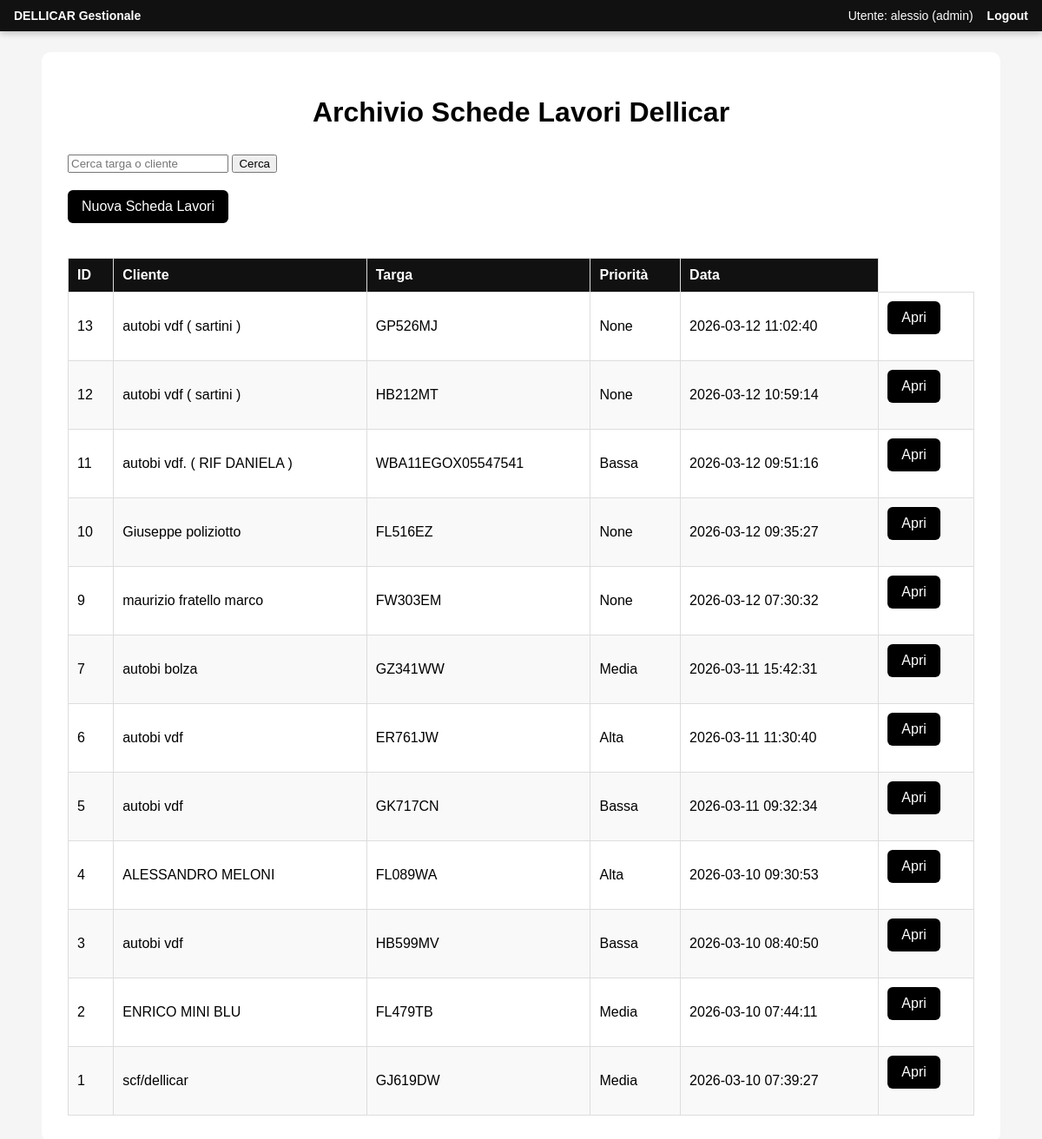
The page /schede-lavori (signed in) on the database its author committed.
### tables this page shows
CREATE TABLE work_orders (
    id INTEGER PRIMARY KEY AUTOINCREMENT,
    client_name TEXT,
    phone TEXT,
    email TEXT,
    plate TEXT,
    make TEXT,
    model TEXT,
    vin TEXT,
    color TEXT,
    km TEXT,
    insurance TEXT,
    claim_number TEXT,
    claim_date TEXT,
    work_description TEXT,
    priority TEXT,
    photos_required INTEGER,
    notes TEXT,
    created_at TIMESTAMP DEFAULT CURRENT_TIMESTAMP
, marca TEXT, modello TEXT, colore TEXT, numero_pratica INTEGER, work_status TEXT DEFAULT 'Accettata', status_date TEXT);

### app.py (the view)
@app.route("/schede-lavori")
@role_required("admin","segretaria","officina")
def archivio_schede_lavori():
    db = get_db()
    search = request.args.get("search")
    if search:
        work_orders = db.execute("""
            SELECT id, client_name, plate, priority, created_at
            FROM work_orders
            WHERE plate LIKE ? OR client_name LIKE ?
            ORDER BY id DESC
         """, (f"%{search}%", f"%{search}%")).fetchall()
    else:
        work_orders = db.execute("""
            SELECT id, client_name, plate, priority, created_at
            FROM work_orders
            ORDER BY id DESC
        """).fetchall()
    return render_template("work_orders.html", work_orders=work_orders)

### app.py (called while the page is built)
def role_required(*roles):
    def decorator(f):
        @wraps(f)
        def wrapped(*args, **kwargs):
            if not session.get("logged"):
                return redirect("/login")
            if session.get("role") not in roles:
                return "Accesso negato", 403
            return f(*args, **kwargs)
        return wrapped
    return decorator

def get_db():
    if "db" not in g:
        if USE_POSTGRES:
            import psycopg2
            conn = psycopg2.connect(DATABASE_URL)
            g.db = conn
        else:
            g.db = sqlite3.connect(DB_PATH, timeout=10)
            g.db.execute("PRAGMA journal_mode=WAL;")
            g.db.execute("PRAGMA synchronous=NORMAL;")
            g.db.row_factory = sqlite3.Row
    return g.db

def get_settings() -> dict[str, str]:
    db = get_db()
    rows = db.execute("SELECT key, value FROM settings").fetchall()
    data = {row["key"]: row["value"] for row in rows}
    for k, v in DEFAULT_SETTINGS.items():
        data.setdefault(k, v)
    return data

@app.context_processor
def inject_globals() -> dict[str, Any]:
    return {"company": get_settings(), "today": date.today().isoformat()}

### templates/work_orders.html (shortened to what this page needs)
<!DOCTYPE html>
<html>
<head>
</head>
<body>
{% if session.get("logged") %}
<div class="dellicar-userbar">
    <div><strong>DELLICAR Gestionale</strong></div>
    <div>Utente: {{ session.get("username","-") }} ({{ session.get("role","-") }}) <a href="/logout">Logout</a></div>
</div>
{% endif %}
    <div class="container">
        <h1>Archivio Schede Lavori Dellicar</h1>
<form method="get" style="margin-bottom:20px;">
<input type="text" name="search"
placeholder="Cerca targa o cliente">
<button type="submit">Cerca</button>
</form>
        <a class="btn" href="/scheda-lavori">Nuova Scheda Lavori</a>
        <table>
            <thead>
                <tr>
                    <th>ID</th>
                    <th>Cliente</th>
                    <th>Targa</th>
                    <th>Priorità</th>
                    <th>Data</th>
                </tr>
            </thead>
            <tbody>
                {% for w in work_orders %}
                <tr>
    <td>{{ w.id }}</td>
    <td>{{ w.client_name }}</td>
    <td>{{ w.plate }}</td>
    <td>{{ w.priority }}</td>
    <td>{{ w.created_at }}</td>
    <td>
        <a class="btn" href="/schede-lavori/{{ w.id }}">Apri</a>
    </td>
</tr>
                {% endfor %}
            </tbody>
        </table>
    </div>
</body>
</html>

### templates/work_orders.html (style rules this page uses)
body { font-family: Arial; background:#f5f5f5; padding:40px; }
.container { background:white; padding:30px; border-radius:10px; max-width:1100px; margin:auto; }
h1 { text-align:center; margin-bottom:30px; }
table { width:100%; border-collapse:collapse; margin-top:20px; }
th, td { border:1px solid #ddd; padding:10px; text-align:left; }
th { background:#111; color:white; }
tr:nth-child(even) { background:#f9f9f9; }
.btn { display:inline-block; padding:10px 16px; background:black; color:white; text-decoration:none; border-radius:6px; margin-bottom:20px; }
.dellicar-userbar { position:fixed; top:0; left:0; right:0; z-index:9999; background:#111; color:#fff; padding:10px 16px; font-family:Arial,sans-serif; font-size:14px; display:flex; justify-content:space-between; align-items:center; box-shadow:0 2px 8px rgba(0,0,0,0.25); }
.dellicar-userbar a { color:#fff; text-decoration:none; font-weight:bold; margin-left:12px; }
body { padding-top:52px !important; }

### rows shown on the page
work_orders: id "13", client_name "autobi vdf ( sartini )", plate "GP526MJ", priority "None", created_at "2026-03-12 11:02:40"
work_orders: id "12", client_name "autobi vdf ( sartini )", plate "HB212MT", priority "None", created_at "2026-03-12 10:59:14"
work_orders: id "11", client_name "autobi vdf. ( RIF DANIELA )", plate "WBA11EGOX05547541", priority "Bassa", created_at "2026-03-12 09:51:16"
work_orders: id "10", client_name "Giuseppe poliziotto", plate "FL516EZ", priority "None", created_at "2026-03-12 09:35:27"
work_orders: id "9", client_name "maurizio fratello marco", plate "FW303EM", priority "None", created_at "2026-03-12 07:30:32"
work_orders: id "7", client_name "autobi bolza", plate "GZ341WW", priority "Media", created_at "2026-03-11 15:42:31"
work_orders: id "6", client_name "autobi vdf", plate "ER761JW", priority "Alta", created_at "2026-03-11 11:30:40"
work_orders: id "5", client_name "autobi vdf", plate "GK717CN", priority "Bassa", created_at "2026-03-11 09:32:34"
work_orders: id "4", client_name "ALESSANDRO MELONI", plate "FL089WA", priority "Alta", created_at "2026-03-10 09:30:53"
work_orders: id "3", client_name "autobi vdf", plate "HB599MV", priority "Bassa", created_at "2026-03-10 08:40:50"
work_orders: id "2", client_name "ENRICO MINI BLU", plate "FL479TB", priority "Media", created_at "2026-03-10 07:44:11"
work_orders: id "1", client_name "scf/dellicar", plate "GJ619DW", priority "Media", created_at "2026-03-10 07:39:27"

### other values the page prints
{{ session.get("username","-") }} "alessio"
{{ session.get("role","-") }} "admin"
